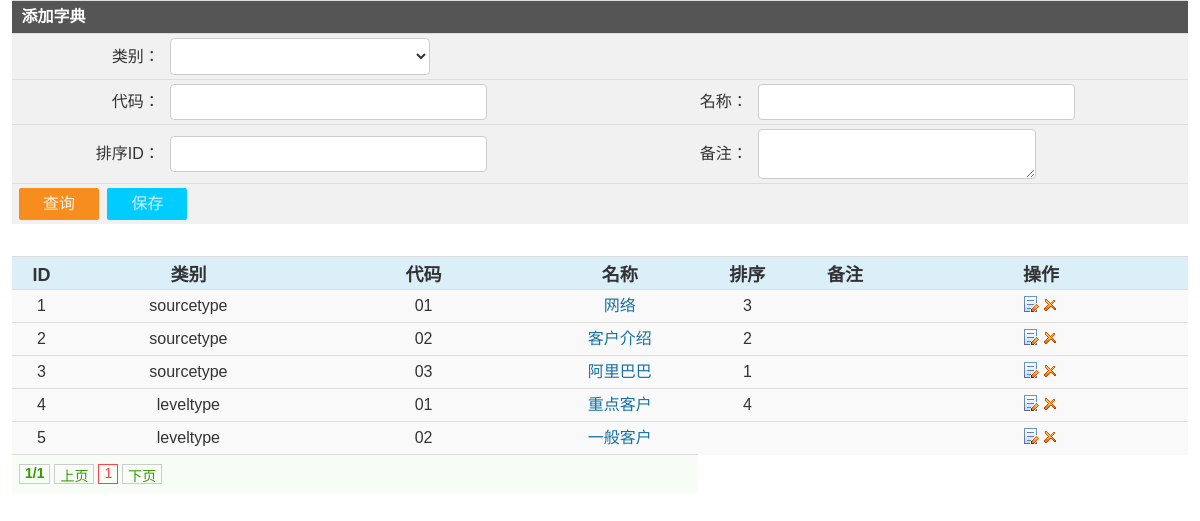
Page /customer/customer_dic.php (signed in) on the committed database.
### tables this page shows
CREATE TABLE `crm_dic` (
  `id` int(6) NOT NULL auto_increment,
  `fid` int(6) default '0',
  `type` varchar(50) default NULL,
  `code` varchar(20) default NULL,
  `name` varchar(50) default NULL,
  `remark` varchar(200) default NULL,
  `sort` int(2) default NULL,
  `isedit` varchar(2) default '0',
  PRIMARY KEY  (`id`)
);

### inc/conn.php (called while the page is built, shortened)
<?php
$dbhost = "127.0.0.1";
$dbuser = "root";
require_once 'db_function.php';
require_once 'function.php';
$db = new db_mysql();
?>

### inc/db_function.php (called while the page is built, shortened)
<?php
class db_mysql {
	private $link_id = NULL;
	function __construct() {
		$this->debug = false;
	}
	function connect($dbhost, $dbuser, $dbpwd, $dbname = '', $dbcharset = 'utf8', $pconnect = 0) {
		if ($pconnect) {
			if (! $this->link_id = mysql_pconnect ( $dbhost, $dbuser, $dbpwd )) {
				$this->ErrorMsg ();
			}
		} else {
			if (! $this->link_id = mysql_connect ( $dbhost, $dbuser, $dbpwd, 1 )) {
				$this->ErrorMsg ();
			}
		}
	}
	function query($sql) {
		if (! ($query = mysql_query ( $sql, $this->link_id ))) {
			$this->ErrorMsg ();
			return false;
		} else {
			return $query;
		}
	}
	function getList($sql) {
		$res = $this->query ( $sql );
		if ($res !== false) {
			$arr = array ();
			while ( $row = mysql_fetch_assoc ( $res ) ) {
				$arr [] = $row;
			}
			return $arr;
		} else {
			return false;
		}
	}
	function selectLimit($sql, $numrows=-1, $offset=-1) {
		if($offset==-1){
			$sql .= ' LIMIT ' . $numrows;
		}else{
			$sql .= ' LIMIT ' . $offset . ', ' . $numrows;
		}
		return $this->getList( $sql );
	}
}
?>

### customer/customer_dic.php (the view, shortened to what this page needs)
<?php
include '../inc/const.php';
$page 			= getvar("page") ? getvar("page") : 1;
$page_size 		= 20;
$sqlstr="select * from {pre}dic where isedit=0 ";
$sqlstr=get_sql($sqlstr." order by id asc");
$area_list = $db->selectLimit ( $sqlstr, $page_size, ($page - 1) * $page_size );
?>
<!DOCTYPE html PUBLIC "-//W3C//DTD XHTML 1.0 Transitional//EN" "http://www.w3.org/TR/xhtml1/DTD/xhtml1-transitional.dtd">
<html xmlns="http://www.w3.org/1999/xhtml">
<head>
<link href="../css/admin_css.css" rel="stylesheet" type="text/css" />
<link href="../js/boxy.css" rel="stylesheet" type="text/css" />
</head>
<body>
<table width="98%" height="126" border="0" cellpadding="3" cellspacing="1" bgcolor="#cccccc" style="margin:0 auto;padding-top:10px;">
  <form name="myform" action="customer_dic.php" method="post" onSubmit="return checkreg();">
    <tr>
      <td height="24" colspan="4" bgcolor="#555555"><font color="#FFFFFF">&nbsp;<strong>添加字典</strong></font></td>
    </tr>
    <tr>
      <td width="13%" height="24" align="right" valign="middle" bgcolor="#f1f1f1">类别：</td>
      <td width="87%" height="24" colspan="3"  align="left" valign="middle" bgcolor="#f1f1f1">
        <select name="type" style="width:260px">
        </select>
      </td>
    </tr>
    <tr>
      <td width="13%" height="24" align="right" valign="middle" bgcolor="#f1f1f1">代码：</td>
      <td width="37%" height="24" align="left" valign="middle" bgcolor="#f1f1f1"><input name="code" type="text" id="code" value="<?=$vo['code']?>" size="30" /></td>
      <td width="13%" height="24" align="right" valign="middle" bgcolor="#f1f1f1">名称：</td>
      <td width="37%" height="24" align="left" valign="middle" bgcolor="#f1f1f1"><input name="name" type="text" id="name" value="<?=$vo['name']?>" size="30" /></td>
    </tr>
    <tr>
      <td width="13%" height="24" align="right" valign="middle" bgcolor="#f1f1f1">排序ID：</td>
      <td width="37%" height="24" align="left" valign="middle" bgcolor="#f1f1f1"><input name="sort" type="text" id="sort" value="<?=$vo['sort']?>" size="30" /></td>
      <td width="13%" height="24" align="right" valign="middle" bgcolor="#f1f1f1">备注：</td>
      <td width="37%" height="24" align="left" valign="middle" bgcolor="#f1f1f1"><textarea name="remark" type="text" id="remark" row=5 style="width:260px"><?=$vo['remark']?></textarea></td>
    </tr>
    <tr>
      <td height="24" bgcolor="#f1f1f1" colspan="4">
      <input type="button" class="button orange" name="button" id="button" value="查询" onclick="onSearch()" />
      <input type="button" class="button blue" name="button" id="button" value="保存" onclick="onSubmit()" />
      </td>
    </tr>
  </form>
</table><br />
<table width="98%" height="94" border="0" cellpadding="3" cellspacing="1" bgcolor="#cccccc" style="margin:0 auto;padding-top:10px;">
  <thead>
  <tr bgcolor="#f9f9f9">
    <td width="5%" height="24" align="center" valign="middle">ID</td>
    <td width="20%" height="24" align="center" valign="middle">类别</td>
    <td width="20%" height="24" align="center" valign="middle">代码</td>
    <td align="center" valign="middle">名称</td>
    <td align="center" valign="middle">排序</td>
    <td align="center" valign="middle">备注</td>
    <td width="25%" height="24" align="center" valign="middle">操作</td>
  </tr>
  </thead>
  <?php
  	foreach($area_list as $list){
  ?>
  <tr bgcolor="#f9f9f9">
    <td width="5%" height="24" align="center" valign="middle"><?php echo $list['id'];?></td>
    <td align="center" valign="middle"><?php echo $list['type'];?></td>
    <td align="center" valign="middle"><?php echo $list['code'];?></td>
    <td height="24" align="center" valign="middle"><a href="customer_dic.php?act=mod&id=<?php echo $list['id'];?>"><?php echo $list['name'];?></a></td>
    <td align="center" valign="middle"><?php echo $list['sort'];?></td>
    <td align="center" valign="middle"><?php echo utf_substr($list['remark'],20);?></td>
    <td  height="24" align="center" valign="middle"><a href="customer_dic.php?act=mod&id=<?php echo $list['id']; ?>&page=<?php echo $page;?>"><img src="../images/edit.gif" border="0" /></a>
    <a href="customer_dic.php?id=<?php echo $list['id']; ?>&act=del" onClick="javascript:return confirm('确实要删除吗?')"><img src="../images/del.gif" border="0" /></a></td>
  </tr>
  <?php
	}
  ?>
  <tr>
    <td height="24" colspan="4" bgcolor="#F8FCF6"><?php page($sqlstr,$page_size,"customer_area.php?page",$page);?></td>
  </tr>
</table>
</body>
</html>

### css/admin_css.css (style rules this page uses)
body { font-family:Arial, Helvetica, sans-serif,"宋体";font-size:14px;margin:0;padding:0;background:#e1e1e1;line-height:24px;color:#333 }
form,ul,li { list-style:none;margin:0;padding:0; }
a { color:#000;text-decoration:none; }

### js/boxy.css (style rules this page uses)
img { max-width:100%;height:auto;width:auto9; }
body { -webkit-text-size-adjust:none; line-height:2em; }
body, select, input, textarea { color: #323232; color:#333; font-size:16px; background:#fff; font-family:"����", "������", Arial; }
a { outline:none; text-decoration:none; color:#1570A6; }
html { zoom:1; }
html * { outline:0;zoom:1; }
body { overflow-x: hidden; }
body,div,dl,dt,dd,ul,ol,li,pre,code,form,input,textarea,blockquote,th,td { margin:0;padding:0; }
input { border:1px #ccc solid; }
input[type=text],input[type=password],textarea,select, .text { background:#fff; border: 1px solid #ccc; font-size: 16px;line-height: 100%; display:inline-block; margin: 0; outline: medium none; padding: 0.5em; border-radius: 4px; }
table { background-color: transparent; _background:none !important; border-collapse: collapse; border-spacing: 0; font-size:13px; margin-bottom: 20px; }
table th, table td { border-top: 1px solid #DDDDDD; line-height: 20px;font-size:16px; padding: 4px 5px; }
table thead th, table thead td { vertical-align: bottom; background:#DBEFF9;font-size:18px;font-weight: bold; }
html .button { display: inline-block; zoom: 1; *display: inline; vertical-align: baseline; margin: 0 2px; outline: none; cursor: pointer; text-align: center; text-decoration: none; font-size:16px; line-height:100%; border:none; color: #999; background: #E6E6E6; border-radius:2px; padding: 0.5em 1.5em; }
.button.orange { color: #fef4e9; background: #f78d1d; }
.button.blue { color: #d9eef7; background: #00CCFF; }

### rows in the picture
crm_dic: id "1", type "sourcetype", code "01", name "网络", sort "3"
crm_dic: id "2", type "sourcetype", code "02", name "客户介绍", sort "2"
crm_dic: id "3", type "sourcetype", code "03", name "阿里巴巴", sort "1"
crm_dic: id "4", type "leveltype", code "01", name "重点客户", sort "4"
crm_dic: id "5", type "leveltype", code "02", name "一般客户"

### other values in the picture
$p "1"
$page_nums "1"
